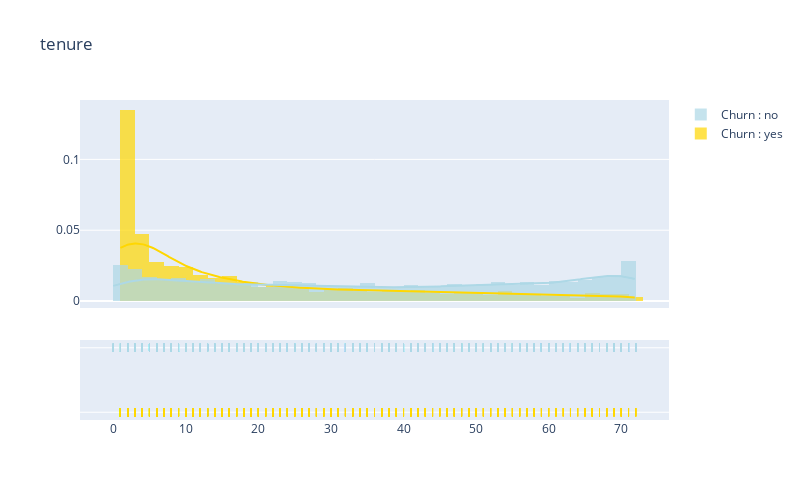
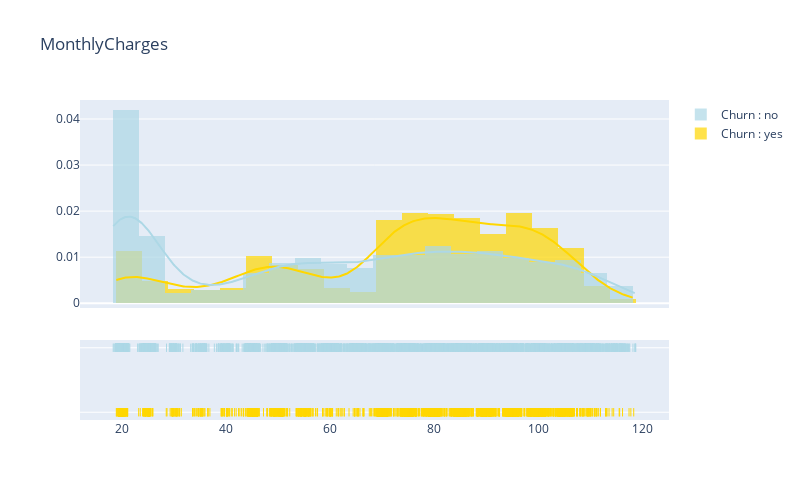

Write notebook code for charts like these, in order.
### Code cell
def plot_distribution(var_select, bin_size) : 
    tmp1 = churn[var_select]
    tmp2 = no_churn[var_select]
    hist_data = [tmp1, tmp2]
    
    group_labels = ['Churn : yes', 'Churn : no']
    colors = ['gold', 'lightblue']

    fig = ff.create_distplot(hist_data, group_labels, colors = colors, show_hist = True, curve_type='kde', bin_size = bin_size)
    
    fig['layout'].update(title = var_select, autosize = False,
                        height  = 500,
                        width   = 800)

    py.iplot(fig, filename = 'Density plot')
    
plot_distribution('tenure', False)
plot_distribution('MonthlyCharges', False)

### Figure 1 — Plotly figure (JSON) as saved in the notebook; plotly's stock layout.template omitted (floating-point values rounded to 4 significant figures; data arrays with more than 128 entries replaced by an {"elided": "..."} marker saying what was removed)
{"data": [{"autobinx": false, "histnorm": "probability density", "legendgroup": "Churn : yes", "marker": {"color": "gold"}, "name": "Churn : yes", "opacity": 0.7, "type": "histogram", "x": {"elided": "1869 int values"}, "xaxis": "x", "xbins": {"end": 72.0, "size": false, "start": 1.0}, "yaxis": "y"}, {"autobinx": false, "histnorm": "probability density", "legendgroup": "Churn : no", "marker": {"color": "lightblue"}, "name": "Churn : no", "opacity": 0.7, "type": "histogram", "x": {"elided": "5174 int values"}, "xaxis": "x", "xbins": {"end": 72.0, "size": false, "start": 0.0}, "yaxis": "y"}, {"legendgroup": "Churn : yes", "marker": {"color": "gold"}, "mode": "lines", "name": "Churn : yes", "showlegend": false, "type": "scatter", "x": {"elided": "500 float values"}, "xaxis": "x", "y": {"elided": "500 float values"}, "yaxis": "y"}, {"legendgroup": "Churn : no", "marker": {"color": "lightblue"}, "mode": "lines", "name": "Churn : no", "showlegend": false, "type": "scatter", "x": {"elided": "500 float values"}, "xaxis": "x", "y": {"elided": "500 float values"}, "yaxis": "y"}, {"legendgroup": "Churn : yes", "marker": {"color": "gold", "symbol": "line-ns-open"}, "mode": "markers", "name": "Churn : yes", "showlegend": false, "type": "scatter", "x": {"elided": "1869 int values"}, "xaxis": "x", "y": {"elided": "1869 str values"}, "yaxis": "y2"}, {"legendgroup": "Churn : no", "marker": {"color": "lightblue", "symbol": "line-ns-open"}, "mode": "markers", "name": "Churn : no", "showlegend": false, "type": "scatter", "x": {"elided": "5174 int values"}, "xaxis": "x", "y": {"elided": "5174 str values"}, "yaxis": "y2"}], "layout": {"autosize": false, "barmode": "overlay", "height": 500, "hovermode": "closest", "legend": {"traceorder": "reversed"}, "title": {"text": "tenure"}, "width": 800, "xaxis": {"anchor": "y2", "domain": [0.0, 1.0], "zeroline": false}, "yaxis": {"anchor": "free", "domain": [0.35, 1], "position": 0.0}, "yaxis2": {"anchor": "x", "domain": [0, 0.25], "dtick": 1, "showticklabels": false}}}

### Figure 2 — Plotly figure (JSON) as saved in the notebook; plotly's stock layout.template omitted (floating-point values rounded to 4 significant figures; data arrays with more than 128 entries replaced by an {"elided": "..."} marker saying what was removed)
{"data": [{"autobinx": false, "histnorm": "probability density", "legendgroup": "Churn : yes", "marker": {"color": "gold"}, "name": "Churn : yes", "opacity": 0.7, "type": "histogram", "x": {"elided": "1869 float values"}, "xaxis": "x", "xbins": {"end": 118.3, "size": false, "start": 18.85}, "yaxis": "y"}, {"autobinx": false, "histnorm": "probability density", "legendgroup": "Churn : no", "marker": {"color": "lightblue"}, "name": "Churn : no", "opacity": 0.7, "type": "histogram", "x": {"elided": "5174 float values"}, "xaxis": "x", "xbins": {"end": 118.8, "size": false, "start": 18.25}, "yaxis": "y"}, {"legendgroup": "Churn : yes", "marker": {"color": "gold"}, "mode": "lines", "name": "Churn : yes", "showlegend": false, "type": "scatter", "x": {"elided": "500 float values"}, "xaxis": "x", "y": {"elided": "500 float values"}, "yaxis": "y"}, {"legendgroup": "Churn : no", "marker": {"color": "lightblue"}, "mode": "lines", "name": "Churn : no", "showlegend": false, "type": "scatter", "x": {"elided": "500 float values"}, "xaxis": "x", "y": {"elided": "500 float values"}, "yaxis": "y"}, {"legendgroup": "Churn : yes", "marker": {"color": "gold", "symbol": "line-ns-open"}, "mode": "markers", "name": "Churn : yes", "showlegend": false, "type": "scatter", "x": {"elided": "1869 float values"}, "xaxis": "x", "y": {"elided": "1869 str values"}, "yaxis": "y2"}, {"legendgroup": "Churn : no", "marker": {"color": "lightblue", "symbol": "line-ns-open"}, "mode": "markers", "name": "Churn : no", "showlegend": false, "type": "scatter", "x": {"elided": "5174 float values"}, "xaxis": "x", "y": {"elided": "5174 str values"}, "yaxis": "y2"}], "layout": {"autosize": false, "barmode": "overlay", "height": 500, "hovermode": "closest", "legend": {"traceorder": "reversed"}, "title": {"text": "MonthlyCharges"}, "width": 800, "xaxis": {"anchor": "y2", "domain": [0.0, 1.0], "zeroline": false}, "yaxis": {"anchor": "free", "domain": [0.35, 1], "position": 0.0}, "yaxis2": {"anchor": "x", "domain": [0, 0.25], "dtick": 1, "showticklabels": false}}}
